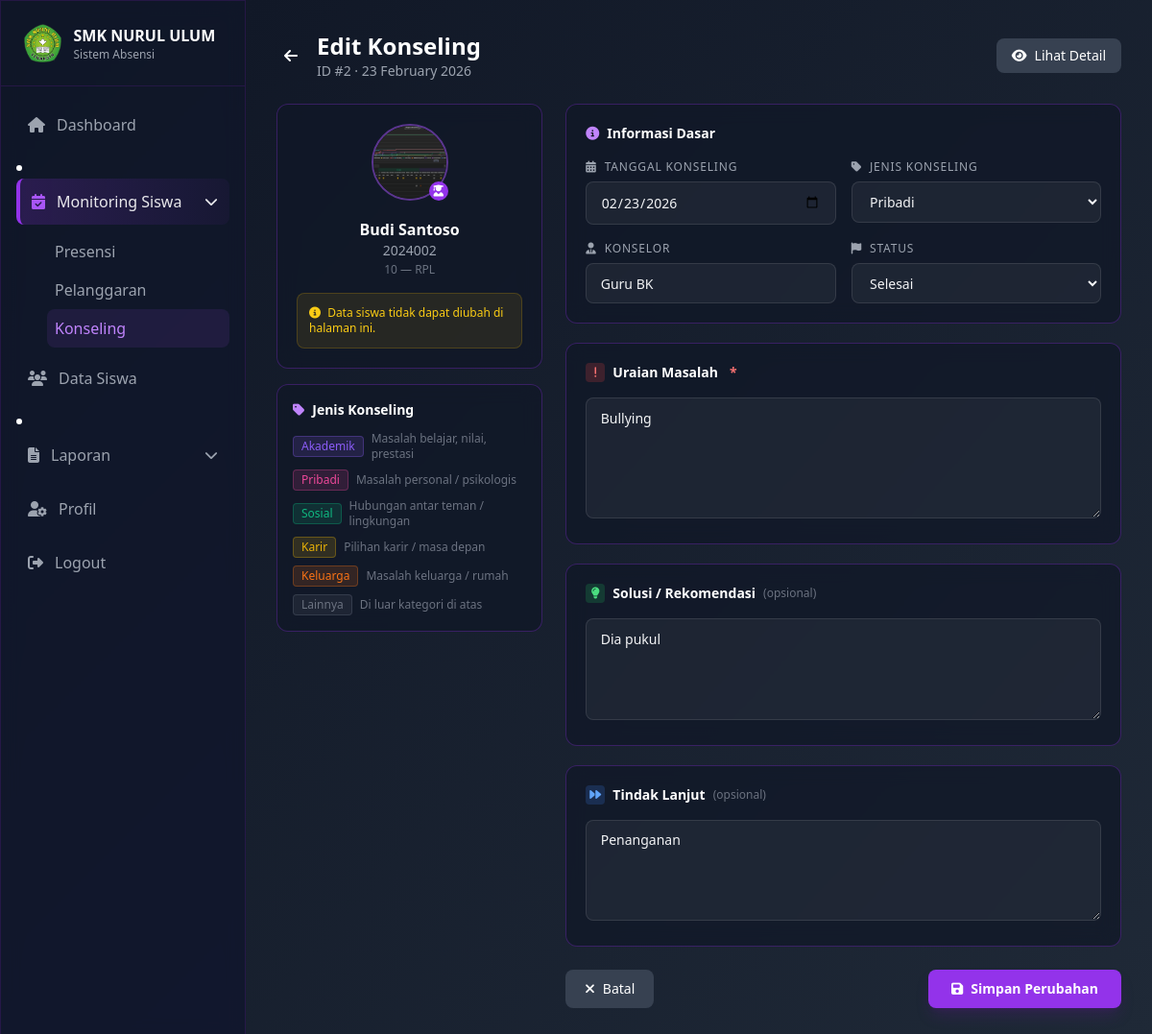
The app's page /admin/absensi/editk.php?id=2 (signed in) with its own data.
### tables this page shows
CREATE TABLE `konseling` (
  `id` int NOT NULL AUTO_INCREMENT,
  `siswa_id` int NOT NULL,
  `tanggal` date NOT NULL,
  `jenis_konseling` varchar(20) NOT NULL,
  `masalah` text NOT NULL,
  `solusi` text,
  `tindak_lanjut` text,
  `konselor` varchar(100) NOT NULL,
  `status` varchar(20) DEFAULT 'Pending',
  `created_by` int DEFAULT NULL COMMENT 'FK ke users.id (admin yang input)',
  `created_at` timestamp NULL DEFAULT CURRENT_TIMESTAMP,
  `updated_at` timestamp NULL DEFAULT CURRENT_TIMESTAMP ON UPDATE CURRENT_TIMESTAMP,
  PRIMARY KEY (`id`)
);

CREATE TABLE `siswa` (
  `id` int NOT NULL AUTO_INCREMENT,
  `user_id` int DEFAULT NULL COMMENT 'FK ke tabel users',
  `nis` varchar(20) NOT NULL,
  `nama_lengkap` varchar(100) NOT NULL,
  `kelas` enum('10','11','12') NOT NULL,
  `jurusan` enum('RPL','DKV','AK','BR','MP','TKR','TKJ','TSM','TKI','OTKP') NOT NULL,
  `email` varchar(100) NOT NULL,
  `password` varchar(255) NOT NULL,
  `foto_profil` varchar(255) DEFAULT 'assets/default/photo-profile.png',
  `created_at` timestamp NOT NULL DEFAULT CURRENT_TIMESTAMP,
  `updated_at` timestamp NOT NULL DEFAULT CURRENT_TIMESTAMP ON UPDATE CURRENT_TIMESTAMP,
  PRIMARY KEY (`id`),
  UNIQUE KEY `nis` (`nis`),
  UNIQUE KEY `email` (`email`),
  KEY `fk_siswa_user` (`user_id`),
  CONSTRAINT `fk_siswa_user` FOREIGN KEY (`user_id`) REFERENCES `users` (`id`) ON DELETE SET NULL
);

### admin/absensi/editk.php (the view, shortened to what this page needs)
<?php
require_once '../../config/database.php';
$id = (int) ($_GET['id'] ?? 0);
$stmt = $conn->prepare(
    "SELECT k.*,
            s.nama_lengkap, s.nis, s.kelas, s.jurusan, s.foto_profil,
            u.username as nama_admin
     FROM konseling k
     JOIN siswa s ON k.siswa_id = s.id
     LEFT JOIN users u ON k.created_by = u.id
     WHERE k.id = :id"
);
$stmt->execute(['id' => $id]);
$k = $stmt->fetch(PDO::FETCH_ASSOC);
$jenis_list = ['Akademik', 'Pribadi', 'Sosial', 'Karir', 'Keluarga', 'Lainnya'];
$status_list = ['Proses', 'Selesai', 'Ditunda'];
?>
<!DOCTYPE html>
<html lang="en">
<head>
    <script src="https://cdn.tailwindcss.com"></script>
    <link rel="stylesheet" href="https://cdnjs.cloudflare.com/ajax/libs/font-awesome/6.4.2/css/all.min.css">
</head>
<body class="min-h-screen text-white bg-fixed">
    <aside id="sidebar"
        class="fixed top-0 left-0 h-screen w-64 glass-effect border-r border-purple-900/30 z-50 sidebar-transition -translate-x-full lg:translate-x-0">
        <div class="flex items-center justify-between p-4 lg:p-6 border-b border-purple-900/30">
            <div class="flex items-center gap-3">
                <img src="../../assets/default/logosmk.png" alt="SMK NURUL ULUM" class="h-8 lg:h-10 w-auto">
                <div>
                    <h1 class="font-semibold text-sm lg:text-base">SMK NURUL ULUM</h1>
                    <p class="text-xs text-gray-400">Sistem Absensi</p>
                </div>
            </div>
        </div>
        <nav class="p-4 space-y-2 overflow-y-auto no-scrollbar" style="max-height:calc(100vh - 76px)">
            <a href="../dashboard/"
                class="flex items-center gap-3 text-gray-400 p-3 rounded-lg hover:bg-purple-500/10 transition-colors">
                <i class="fas fa-home"></i><span>Dashboard</span>
            </a>
            <li class="relative group">
                <button class="flex items-center gap-3 text-white/90 p-3 rounded-lg menu-active w-full">
                    <i class="fas fa-calendar-check text-purple-500"></i><span>Monitoring Siswa</span>
                    <i class="fas fa-chevron-down ml-auto text-sm"></i>
                </button>
                <ul class="ml-8 mt-2 block">
                    <li><a href="../absensi/index.php"
                            class="block p-2 text-gray-400 hover:text-purple-400 hover:bg-purple-500/10 rounded-lg">Presensi</a>
                    </li>
                    <li><a href="../absensi/pelanggaran.php"
                            class="block p-2 text-gray-400 hover:text-purple-400 hover:bg-purple-500/10 rounded-lg">Pelanggaran</a>
                    </li>
                    <li><a href="../absensi/konseling.php"
                            class="block p-2 text-purple-400 bg-purple-500/10 rounded-lg">Konseling</a></li>
                </ul>
            </li>
            <a href="../siswa/"
                class="flex items-center gap-3 text-gray-400 p-3 rounded-lg hover:bg-purple-500/10 transition-colors">
                <i class="fas fa-users"></i><span>Data Siswa</span>
            </a>
            <li class="relative group">
                <button
                    class="flex items-center gap-3 text-gray-400 p-3 rounded-lg hover:bg-purple-500/10 transition-colors w-full">
                    <i class="fas fa-file-alt"></i><span>Laporan</span>
                    <i class="fas fa-chevron-down ml-auto text-sm"></i>
                </button>
            </li>
            <a href="../profil/"
                class="flex items-center gap-3 text-gray-400 p-3 rounded-lg hover:bg-purple-500/10 transition-colors">
                <i class="fas fa-user-cog"></i><span>Profil</span>
            </a>
            <a href="../logout.php"
                class="flex items-center gap-3 text-gray-400 p-3 rounded-lg hover:bg-red-500/10 hover:text-red-500 transition-colors mt-10">
                <i class="fas fa-sign-out-alt"></i><span>Logout</span>
            </a>
        </nav>
    </aside>
    <main class="lg:ml-64 min-h-screen bg-gradient-to-br from-gray-900 to-gray-800 transition-all duration-300">
        <div class="p-4 lg:p-8">
            <div class="max-w-4xl mx-auto">
                <div class="flex flex-wrap items-center justify-between gap-4 mb-6">
                    <div class="flex items-center gap-3">
                        <a href="detailk.php?id=<?= $id ?>"
                            class="p-2 rounded-full hover:bg-gray-800 transition-colors">
                            <i class="fas fa-arrow-left"></i>
                        </a>
                        <div>
                            <h1 class="text-xl md:text-2xl font-bold">Edit Konseling</h1>
                            <p class="text-gray-400 text-sm">ID #<?= $k['id'] ?> &middot;
                                <?= date('d F Y', strtotime($k['tanggal'])) ?></p>
                        </div>
                    </div>
                    <a href="detailk.php?id=<?= $id ?>"
                        class="px-4 py-2 bg-gray-700 hover:bg-gray-600 rounded-lg flex items-center gap-2 text-sm transition-colors">
                        <i class="fas fa-eye"></i> Lihat Detail
                    </a>
                </div>
                <div class="grid grid-cols-1 lg:grid-cols-3 gap-6">
                    <div class="lg:col-span-1 space-y-4">
                        <div class="glass-effect rounded-xl p-5 text-center animate-fade-in">
                            <div class="relative inline-block mb-3">
                                <img src="../../<?= $k['foto_profil'] ?: 'assets/default/avatar.png' ?>"
                                    alt="Foto Siswa"
                                    class="w-20 h-20 rounded-full object-cover border-2 border-purple-500/50 mx-auto">
                                <span
                                    class="absolute bottom-0 right-0 w-5 h-5 bg-purple-600 rounded-full flex items-center justify-center">
                                    <i class="fas fa-user-graduate text-xs"></i>
                                </span>
                            </div>
                            <h2 class="font-bold text-base"><?= htmlspecialchars($k['nama_lengkap']) ?></h2>
                            <p class="text-gray-400 text-sm"><?= $k['nis'] ?></p>
                            <p class="text-gray-500 text-xs mt-0.5"><?= $k['kelas'] ?> &mdash; <?= $k['jurusan'] ?></p>
                            <div
                                class="mt-4 p-3 rounded-lg bg-yellow-500/10 border border-yellow-500/20 text-xs text-yellow-400 text-left">
                                <i class="fas fa-info-circle mr-1"></i>
                                Data siswa tidak dapat diubah di halaman ini.
                            </div>
                        </div>
                        <div class="glass-effect rounded-xl p-4 animate-fade-in-d1">
                            <h3 class="text-sm font-semibold mb-3 flex items-center gap-2">
                                <i class="fas fa-tag text-purple-400"></i> Jenis Konseling
                            </h3>
                            <div class="space-y-2 text-xs">
                                <?php
                                $jenis_desc = [
                                    'Akademik' => 'Masalah belajar, nilai, prestasi',
                                    'Pribadi' => 'Masalah personal / psikologis',
                                    'Sosial' => 'Hubungan antar teman / lingkungan',
                                    'Karir' => 'Pilihan karir / masa depan',
                                    'Keluarga' => 'Masalah keluarga / rumah',
                                    'Lainnya' => 'Di luar kategori di atas',
                                ];
                                foreach ($jenis_desc as $j => $desc): ?>
                                    <div class="flex items-center gap-2">
                                        <span class="px-2 py-0.5 rounded badge-<?= strtolower($j) ?>"><?= $j ?></span>
                                        <span class="text-gray-500"><?= $desc ?></span>
                                    </div>
                                <?php endforeach; ?>
                            </div>
                        </div>
                    </div>
                    <div class="lg:col-span-2">
                        <form method="POST" class="space-y-5">
                            <div class="glass-effect rounded-xl p-5 animate-fade-in">
                                <h3 class="font-semibold text-sm mb-4 flex items-center gap-2">
                                    <i class="fas fa-info-circle text-purple-400"></i> Informasi Dasar
                                </h3>
                                <div class="grid grid-cols-1 sm:grid-cols-2 gap-4">
                                    <div>
                                        <label class="form-label"><i class="fas fa-calendar-alt mr-1"></i> Tanggal
                                            Konseling</label>
                                        <input type="date" name="tanggal" class="form-input"
                                            value="<?= htmlspecialchars($_POST['tanggal'] ?? $k['tanggal']) ?>"
                                            required>
                                    </div>
                                    <div>
                                        <label class="form-label"><i class="fas fa-tag mr-1"></i> Jenis
                                            Konseling</label>
                                        <select name="jenis_konseling" class="form-input" required>
                                            <?php foreach ($jenis_list as $j): ?>
                                                <option value="<?= $j ?>" <?= (($_POST['jenis_konseling'] ?? $k['jenis_konseling']) === $j) ? 'selected' : '' ?>>
                                                    <?= $j ?>
                                                </option>
                                            <?php endforeach; ?>
                                        </select>
                                    </div>
                                    <div>
                                        <label class="form-label"><i class="fas fa-user-tie mr-1"></i> Konselor</label>
                                        <input type="text" name="konselor" class="form-input"
                                            placeholder="Nama konselor..."
                                            value="<?= htmlspecialchars($_POST['konselor'] ?? $k['konselor']) ?>"
                                            required>
                                    </div>
                                    <div>
                                        <label class="form-label"><i class="fas fa-flag mr-1"></i> Status</label>
                                        <select name="status" class="form-input" required>
                                            <?php foreach ($status_list as $s): ?>
                                                <option value="<?= $s ?>" <?= (($_POST['status'] ?? $k['status']) === $s) ? 'selected' : '' ?>>
                                                    <?= $s ?>
                                                </option>
                                            <?php endforeach; ?>
                                        </select>
                                    </div>
                                </div>
                            </div>
                            <div class="glass-effect rounded-xl p-5 animate-fade-in-d1">
                                <h3 class="font-semibold text-sm mb-4 flex items-center gap-2">
                                    <span
                                        class="w-5 h-5 rounded bg-red-500/20 text-red-400 flex items-center justify-center text-xs">
                                    </span>
                                    Uraian Masalah <span class="text-red-400 ml-1">*</span>
                                </h3>
                                <textarea name="masalah" rows="5" class="form-input resize-y"
                                    placeholder="Jelaskan masalah yang dialami siswa..."
                                    required><?= htmlspecialchars($_POST['masalah'] ?? $k['masalah']) ?></textarea>
                            </div>
                            <div class="glass-effect rounded-xl p-5 animate-fade-in-d1">
                                <h3 class="font-semibold text-sm mb-4 flex items-center gap-2">
                                    <span
                                        class="w-5 h-5 rounded bg-green-500/20 text-green-400 flex items-center justify-center text-xs">
                                        <i class="fas fa-lightbulb"></i>
                                    </span>
                                    Solusi / Rekomendasi
                                    <span class="text-gray-500 text-xs font-normal">(opsional)</span>
                                </h3>
                                <textarea name="solusi" rows="4" class="form-input resize-y"
                                    placeholder="Tuliskan solusi atau rekomendasi yang diberikan..."><?= htmlspecialchars($_POST['solusi'] ?? $k['solusi'] ?? '') ?></textarea>
                            </div>
                            <div class="glass-effect rounded-xl p-5 animate-fade-in-d2">
                                <h3 class="font-semibold text-sm mb-4 flex items-center gap-2">
                                    <span
                                        class="w-5 h-5 rounded bg-blue-500/20 text-blue-400 flex items-center justify-center text-xs">
                                        <i class="fas fa-forward"></i>
                                    </span>
                                    Tindak Lanjut
                                    <span class="text-gray-500 text-xs font-normal">(opsional)</span>
                                </h3>
                                <textarea name="tindak_lanjut" rows="4" class="form-input resize-y"
                                    placeholder="Tuliskan tindak lanjut yang akan dilakukan..."><?= htmlspecialchars($_POST['tindak_lanjut'] ?? $k['tindak_lanjut'] ?? '') ?></textarea>
                            </div>
                            <div class="flex flex-wrap items-center justify-between gap-3 pt-1">
                                <a href="konseling.php?id=<?= $id ?>"
                                    class="px-5 py-2.5 bg-gray-700 hover:bg-gray-600 rounded-lg flex items-center gap-2 text-sm transition-colors">
                                    <i class="fas fa-times"></i> Batal
                                </a>
                                <button type="submit"
                                    class="px-6 py-2.5 bg-purple-600 hover:bg-purple-700 rounded-lg flex items-center gap-2 text-sm font-semibold transition-colors shadow-lg shadow-purple-900/30">
                                    <i class="fas fa-save"></i> Simpan Perubahan
                                </button>
                            </div>
                        </form>
                    </div>
                </div>
            </div>
        </div>
    </main>
</body>
</html>

### records on screen
konseling: id "2", tanggal "23 February 2026", siswa.foto_profil (picture), siswa.nama_lengkap "Budi Santoso", siswa.nis "2024002", siswa.kelas "10", siswa.jurusan "RPL", tanggal "02/23/2026", jenis_konseling "Pribadi", konselor "Guru BK", status "Selesai", masalah "Bullying", solusi "Dia pukul", tindak_lanjut "Penanganan"

### other values on screen
$j "Akademik"
$desc "Masalah belajar, nilai, prestasi"
$j "Pribadi"
$desc "Masalah personal / psikologis"
$j "Sosial"
$desc "Hubungan antar teman / lingkungan"
$j "Karir"
$desc "Pilihan karir / masa depan"
$j "Keluarga"
$desc "Masalah keluarga / rumah"
$j "Lainnya"
$desc "Di luar kategori di atas"
